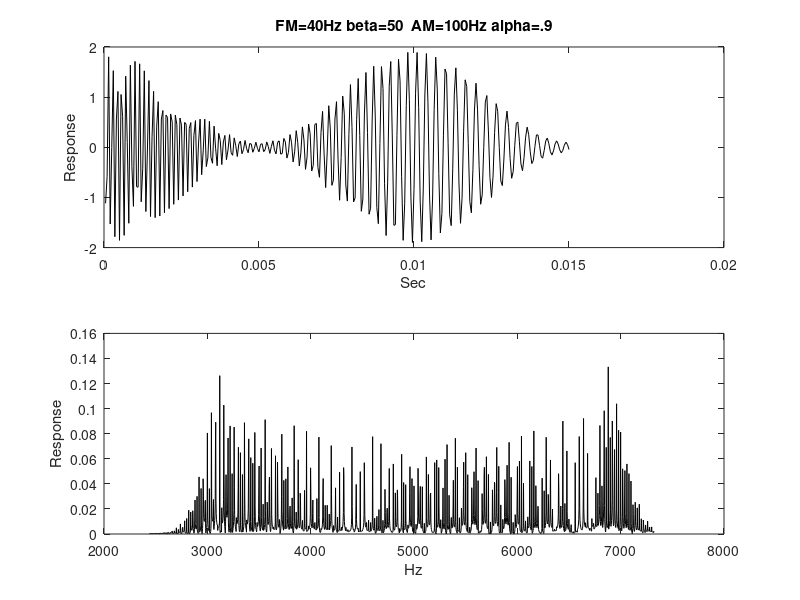
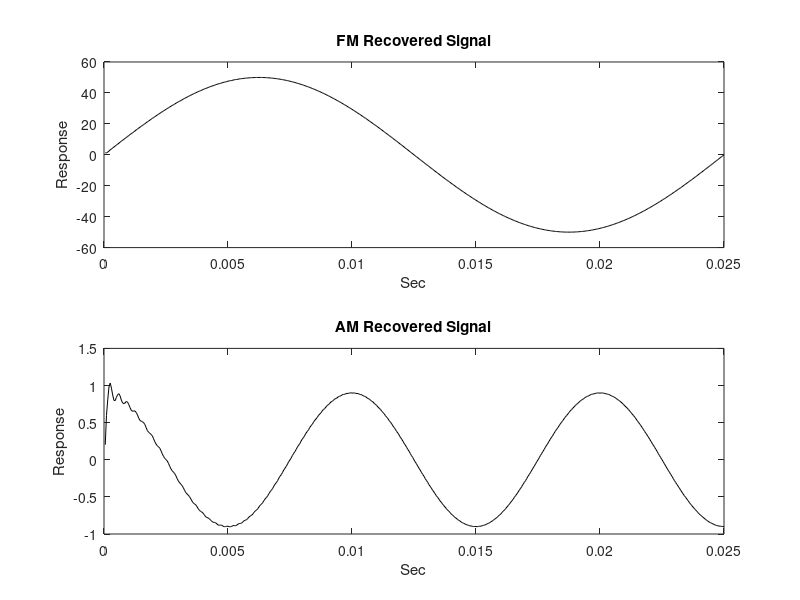

Write the MATLAB code that produced these figures, in order.
% combo AM and FM generator and detector

fs=20000;

fc=5000;
fam=100;
ffm=40;

n=1:8192;
t=n./fs;
f=0:fs/8192:fs-fs/8192;

wc=2*pi*fc/fs;
wam=2*pi*fam/fs;
wfm=2*pi*ffm/fs;

alpha=.9;
beta=50;

y=(1. + alpha.*cos(wam.*n)).*cos(wc.*n + beta.*sin(wfm.*n));

Yf=sqrt(2).*abs(fft(y))./8192;

figure(1);
subplot(2,1,1),plot(t(1:300),y(1:300),'k');
title('FM=40Hz beta=50  AM=100Hz alpha=.9');
ylabel('Response');
xlabel('Sec');

subplot(2,1,2),plot(f(1000:3000),Yf(1000:3000),'k');
ylabel('Response');
xlabel('Hz');

% apply Hilbert transform to new array

Yhf=zeros(size(Yf));
band=200;	% 200 bins

Yfc=fft(y);
Yhf=zeros(size(Yfc));
% bandpass filter and hilbert xform
nfc=2049;
band=2000;
for n=-band:band,
   Yhf(nfc+n)=Yfc(nfc+n) + conj(Yfc(8192-nfc-n+2));  % 1 for matlab, 1 for dc
end;
yh=ifft(Yhf);

j=sqrt(-1);
n=1:8192;
ymod=exp(-j.*2.*pi.*fc.*n./fs).*yh;

yam=abs(ymod)-1.;
yfm=unwrap(angle(ymod));

figure(2);
npts=500;
subplot(2,1,1),plot(t(1:npts),yfm(1:npts),'k');
title('FM Recovered Signal');
ylabel('Response');
xlabel('Sec');

subplot(2,1,2),plot(t(1:npts),yam(1:npts),'k');
title('AM Recovered Signal');
ylabel('Response');
xlabel('Sec');
